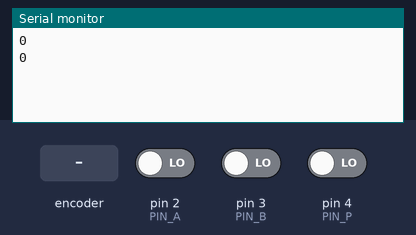
This sketch was run on a simulated Arduino Uno, built with avr-gcc and run on an emulated ATmega328P. Shown: the last lines printed to the serial monitor. Inputs (shaded band) come from the test bench; at power-on: pin 2 (PIN_A) LOW, pin 3 (PIN_B) LOW, pin 4 (PIN_P) LOW.

Above: at 1.2 s.
1.3 s: rotary encoder on pin 2 (PIN_A) / pin 3 (PIN_B) turned 3 steps (first pin leading)
At 2.4 s:
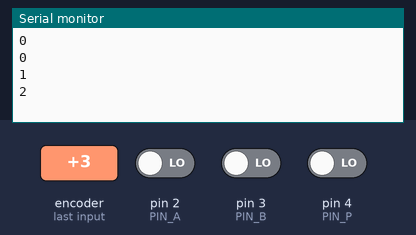
3.4 s: rotary encoder on pin 2 (PIN_A) / pin 3 (PIN_B) turned 1 step (first pin leading)
At 3.7 s:
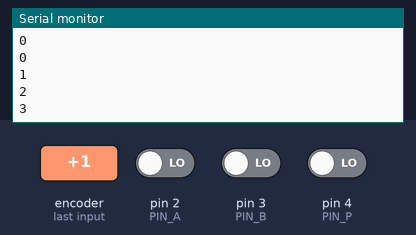
Timing chart, 0 to 6.4 s (numbered marks = the images above; inputs shaded):
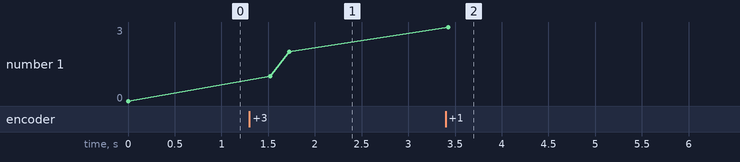

The sketch:

fourstate.ino
```cpp
#define PIN_A 2
#define PIN_B 3
#define PIN_P 4

uint8_t lrmem;
uint8_t z;
int num = 0;

void rotary()
{
  static int lrsum = 0;
  static int8_t TRANS[] = {0, -1, 1, 14, 1, 0, 14, -1, -1, 14, 0, 1, 14, 1, -1, 0};
  int8_t l, r;

  l = digitalRead(PIN_A);
  r = digitalRead(PIN_B);

  lrmem = ((lrmem & 0x03) << 2) + 2 * l + r;
  lrsum = lrsum + TRANS[lrmem];
  /* encoder not in the neutral (detent) state */
  if (lrsum % 4 != 0) return;
  /* encoder in the neutral state - clockwise rotation */
  if (lrsum == 4)
  {
    lrsum = 0;
    num = num + 1;
    Serial.println(num);
    return;
  }
  /* encoder in the neutral state - anti-clockwise rotation */
  if (lrsum == -4)
  {
    lrsum = 0;
    num = num - 1;
    Serial.println(num);
    return;
  }
  /* lrsum > 0 if the impossible transition */
  lrsum = 0;
  return;
}

void setup()
{
  int8_t l, r;

  pinMode(PIN_A, INPUT);
  pinMode(PIN_B, INPUT);
  pinMode(PIN_P, INPUT);

  // uncomment to initiate state True (11)
  //pinMode(PIN_A, INPUT_PULLUP);
  //pinMode(PIN_B, INPUT_PULLUP);
  //pinMode(PIN_P, INPUT_PULLUP);

  // read initial states
  z = digitalRead(PIN_P);
  l = digitalRead(PIN_A);
  r = digitalRead(PIN_B);
  lrmem = 2*l + r;

  Serial.begin(115200);
  Serial.println(lrmem, DEC);
  Serial.println(num, DEC);

  attachInterrupt(digitalPinToInterrupt(PIN_A), rotary, CHANGE);
  attachInterrupt(digitalPinToInterrupt(PIN_B), rotary, CHANGE);
}

void loop()
{
  if (digitalRead(PIN_P) == !z)
  {
    Serial.println(num);
    delay(250);
  }
}
```

Measured:
- after the input at 1.3 s, the serial monitor: prints a new line after 0.23 s (image 1)
- after the input at 3.4 s, the serial monitor: prints a new line at once (image 2)
- plotted number 1: 0 → 2 after the input at 1.3 s, 2 → 3 after the input at 3.4 s
